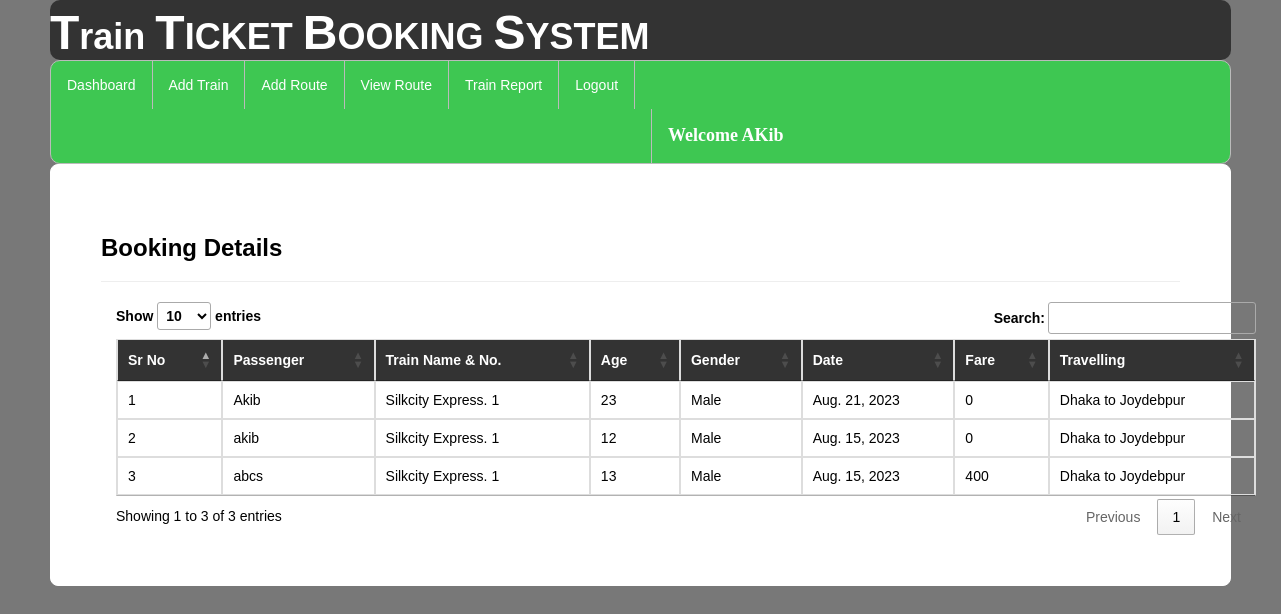
Screenshot of /viewbookings/ (signed in) with the database file from the repository.
### railway/models.py (models this page shows, shortened)
class Book_ticket(models.Model):
    passenger=models.ForeignKey(Passenger,on_delete=models.CASCADE,null=True)
    user=models.ForeignKey(Register,on_delete=models.CASCADE,null=True)
    route=models.CharField(max_length=100,null=True)
    date2=models.DateField(null=True)
    fare=models.IntegerField(null=True)

class Passenger(models.Model):
    user = models.ForeignKey(Register,on_delete=models.CASCADE,null=True)
    train = models.ForeignKey(Add_Train,on_delete=models.CASCADE,null=True)
    name = models.CharField(max_length=100,null=True)
    age = models.IntegerField(null=True)
    gender = models.CharField(max_length=30,null=True)
    route=models.CharField(max_length=100,null=True)
    status = models.CharField(max_length=30,null=True)
    date1 = models.DateField(null=True)
    fare = models.IntegerField(null=True)

class Add_Train(models.Model):
    trainname = models.CharField(max_length=30,null=True)
    train_no = models.IntegerField(null=True)
    from_city = models.CharField(max_length=30,null=True)
    to_city = models.CharField(max_length=30,null=True)
    departuretime=models.CharField(max_length=30,null=True)
    arrivaltime=models.CharField(max_length=30,null=True)
    trevaltime=models.CharField(max_length=100,null=True)
    distance=models.IntegerField(null=True)
    img=models.FileField(null=True)

### railway/views.py (the view)
# urls.py: path('viewbookings/', views.viewbookings, name="viewbookings"),
def viewbookings(request):
    if not request.user.is_authenticated:
        return redirect('login')
    book = Book_ticket.objects.all()
    d = {'book': book}
    return render(request, 'viewbookings.html', d)

### railway/templates/viewbookings.html (shortened to what this page needs)
{% extends 'navigation3.html' %}
{% load static %}
{% block b %}
<div style="color:Black;border:1px solid white;border-radius:8px;background-color:white;padding:50px">
        <h3><strong>Booking Details</strong></h3><hr>
<div class="container">
<table class="table table-bordered" id="myTable">
  <thead style="color:white;background-color:#333">
  <tr>
    <th>Sr No</th>
    <th>Passenger</th>
      <th>Train Name & No.</th>
      <th>Age</th>
    <th>Gender</th>
    <th>Date</th>
       <th>Fare</th>
       <th>Travelling</th>
  </tr>
  </thead>
   <tbody>
    {% for i in book %}
  <tr>
    <td>{{forloop.counter}}</td>
    <td>{{i.passenger.name}}</td>
    <td>{{i.passenger.train.trainname}}. {{i.passenger.train.train_no}}</td>
      <td>{{i.passenger.age}}</td>
      <td>{{i.passenger.gender}}</td>
      <td>{{i.passenger.date1}}</td>
      <td>{{i.fare}}</td>
      <td>{{i.route}}</td>
  </tr>
    {% endfor %}
    </tbody>
</table>
 </div>
</div>
{% endblock %}

### railway/templates/navigation3.html (shortened to what this page needs)
{% extends 'head.html' %}
{% load static %}
{% block body %}
<link rel = stylesheet href = "//cdn.datatables.net/1.10.19/css/jquery.dataTables.min.css">
<ul class="id2">
  <li id="id1"><a href="{% url 'admindashboard' %}">Dashboard</a></li>
  <li id="id1"><a href="{% url 'add_train' %}">Add Train</a></li>
  <li id="id1"><a href="{% url 'add_route' %}">Add Route</a></li>
  <li id="id1"><a href="{% url 'availableroute' %}">View Route</a></li>
  <li id="id1"><a href="{% url 'view_train'%}">Train Report</a></li>
  <li id="id1"><a href="{% url 'log_out' %}">Logout</a></li>
      <li id="id2" style="margin-left:600px"><a href="" style="color:white"><strong style="font-size:18px;font-family:cursive">Welcome {{request.user.username}}</strong></a></li>
</ul>
{% block b %}
{% endblock %}
{% endblock %}

### railway/templates/navigation3.html (style rules this page uses)
.id2 { list-style-type: none; margin: 0; padding: 0; overflow: hidden; background-color: #3ec752; border-radius:10px; border:1px solid #bbb; }
#id1 { float: left; border-right:1px solid #bbb; }
#id2 { float: left; border-left:1px solid #bbb; }
li:last-child { border-right: none; }
li a { display: block; color: white; text-align: center; padding: 14px 16px; text-decoration: none; }
body { font-family: Arial, Helvetica, sans-serif; }

### rows the page displays
Book_ticket: passenger.name "Akib", passenger.train.trainname "Silkcity Express", passenger.train.train_no "1", passenger.age "23", passenger.gender "Male", passenger.date1 "Aug. 21, 2023", fare "0", route "Dhaka to Joydebpur"
Book_ticket: passenger.name "akib", passenger.train.trainname "Silkcity Express", passenger.train.train_no "1", passenger.age "12", passenger.gender "Male", passenger.date1 "Aug. 15, 2023", fare "0", route "Dhaka to Joydebpur"
Book_ticket: passenger.name "abcs", passenger.train.trainname "Silkcity Express", passenger.train.train_no "1", passenger.age "13", passenger.gender "Male", passenger.date1 "Aug. 15, 2023", fare "400", route "Dhaka to Joydebpur"

### other values shown
{{ request.user.username }} "AKib"
